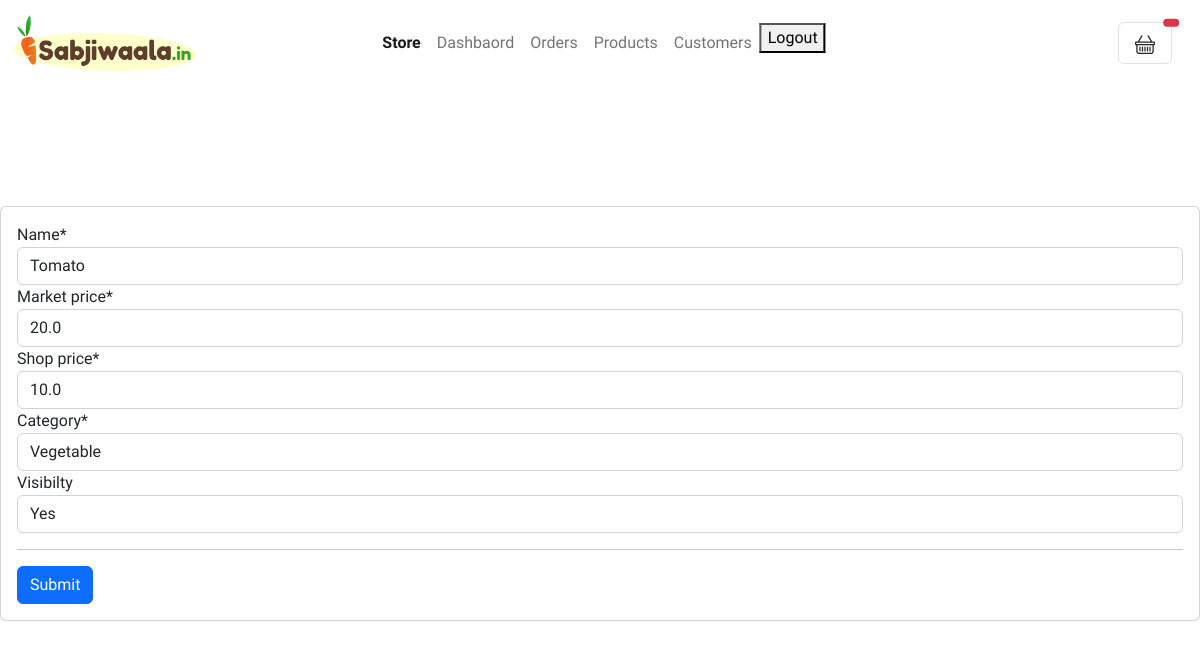
/products/update/2 (signed in), run on the app's committed database.
### main/models.py (models this page shows, shortened)
class Product(models.Model):
    CATEGORY = (
        ("Fruit","Fruit"),
        ("Vegetable","Vegetable"),
    )
    name = models.CharField(max_length=200, null=True)
    market_price = models.FloatField(null=True)
    shop_price = models.FloatField(null=True)
    category = models.CharField(max_length=200, null=True, choices=CATEGORY)
    date_created = models.DateTimeField(auto_now_add=True, null=True)
    pic = models.ImageField(upload_to='products',default = 'default.png', null=True,blank=True)
    tag = models.ManyToManyField(Tag,blank=True)
    visibilty = models.BooleanField(default=True,blank=True,null=True)
    class Meta:
        ordering = ['date_created']

### main/views.py (the view)
# urls.py: path('products/update/<int:pk>', views.updateProduct, name = "product_update"),
@login_required
def updateProduct(request,pk):
    product = Product.objects.get(id=pk)
    form = ProductUpdateForm(instance=product)
    if request.method == 'POST':
        form = ProductUpdateForm(request.POST, instance=product)
        if form.is_valid():
            form.save()
            return redirect('main:products')
    context = {'form':form }
    return render(request, 'main/product_update.html', context)

### main/forms.py
class ProductUpdateForm(ModelForm):
    class Meta:
        model = Product
        fields = '__all__'
        exclude = ['pic','categoty','tag']

### main/templates/main/product_update.html (shortened to what this page needs)
{% extends 'main/main.html' %}
{% load static %}
{% load crispy_forms_tags %}
{% block content %}
<br>
<br>
<br>
<br>
<br>
<div class="row">
	<div class="col-md-12">
		<div class="card card-body">
			<form action="" method="POST">
					{{form|crispy}}
					<hr>
                    <button type="submit" class = "btn btn-primary"> Submit</button>
			</form>
		</div>
	</div>
</div>
{% endblock %}

### main/templates/main/main.html (style rules this page uses)
body { font-family: 'Work Sans', sans-serif; }

### data on the page
Product: name "Tomato", market_price "20.0", shop_price "10.0", category "Vegetable", visibilty "Yes"
